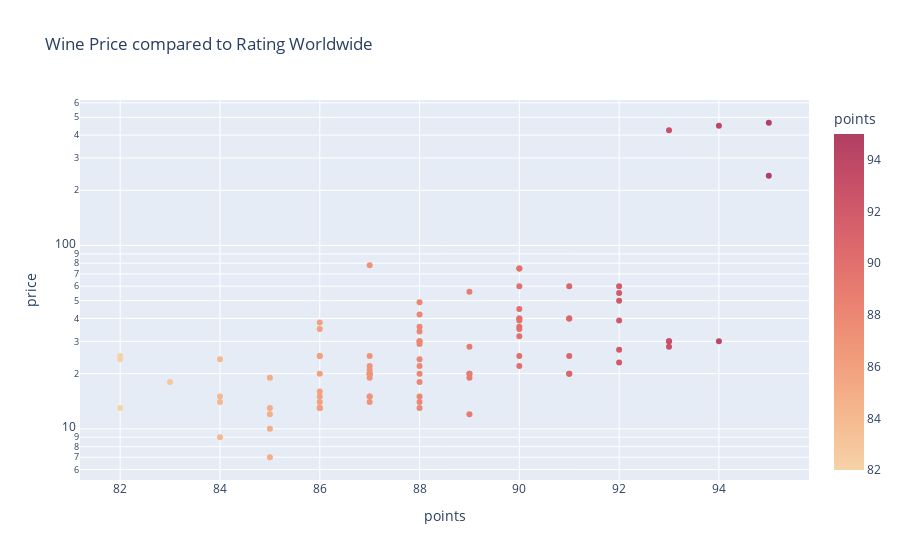

Notebook source saved alongside this figure:
### Code cell
n = 100
fig = px.scatter(reviews.sample(n),
                 x='points', 
                 y='price',
                 title='Wine Price compared to Rating Worldwide',
                 color='points',
                 color_continuous_scale='redor',
                 log_y=True
                )
fig.show()

### Figure 1 — Plotly figure (JSON) as saved in the notebook; plotly's stock layout.template omitted (floating-point values rounded to 4 significant figures)
{"data": [{"hovertemplate": "points=%{marker.color}<br>price=%{y}<extra></extra>", "legendgroup": "", "marker": {"color": [88, 90, 92, 88, 88, 90, 92, 84, 94, 91, 87, 82, 88, 87, 87, 85, 85, 95, 88, 93, 92, 88, 90, 89, 86, 84, 88, 92, 88, 86, 86, 85, 90, 89, 86, 88, 93, 90, 93, 86, 92, 90, 88, 85, 90, 91, 86, 93, 92, 83, 87, 87, 94, 91, 94, 82, 86, 88, 90, 90, 88, 93, 87, 89, 91, 86, 82, 91, 85, 92, 86, 82, 87, 90, 87, 95, 88, 84, 88, 87, 87, 86, 91, 86, 89, 92, 89, 89, 86, 87, 88, 92, 91, 87, 90, 87, 90, 86, 89, 84], "coloraxis": "coloraxis", "symbol": "circle"}, "mode": "markers", "name": "", "orientation": "v", "showlegend": false, "type": "scatter", "x": [88, 90, 92, 88, 88, 90, 92, 84, 94, 91, 87, 82, 88, 87, 87, 85, 85, 95, 88, 93, 92, 88, 90, 89, 86, 84, 88, 92, 88, 86, 86, 85, 90, 89, 86, 88, 93, 90, 93, 86, 92, 90, 88, 85, 90, 91, 86, 93, 92, 83, 87, 87, 94, 91, 94, 82, 86, 88, 90, 90, 88, 93, 87, 89, 91, 86, 82, 91, 85, 92, 86, 82, 87, 90, 87, 95, 88, 84, 88, 87, 87, 86, 91, 86, 89, 92, 89, 89, 86, 87, 88, 92, 91, 87, 90, 87, 90, 86, 89, 84], "xaxis": "x", "y": [34, 36, 23, 24, 29, 45, 27, 9, null, 40, 20, 24, 30, 15, 20, 12, 10, 467, null, 30, null, 18, 35, 19, 15, 14, 14, 55, 49, 16, 38, 19, 39, 56, null, 15, null, 25, 28, null, 39, 32, 42, 7, 60, 25, 20, 30, null, 18, 22, 78, 30, 20, 450, 25, 35, 30, 75, 75, 36, 425, 25, null, 40, 13, 13, 20, 13, 50, 25, null, 20, 40, 19, 240, 20, 24, 13, null, 15, 25, 60, 13, 20, 60, 20, 12, 13, 21, 22, null, null, 20, 40, 14, 22, 14, 28, 15], "yaxis": "y"}], "layout": {"coloraxis": {"colorbar": {"title": {"text": "points"}}, "colorscale": [[0, "rgb(246, 210, 169)"], [0.1667, "rgb(245, 183, 142)"], [0.3333, "rgb(241, 156, 124)"], [0.5, "rgb(234, 129, 113)"], [0.6667, "rgb(221, 104, 108)"], [0.8333, "rgb(202, 82, 104)"], [1, "rgb(177, 63, 100)"]]}, "legend": {"tracegroupgap": 0}, "title": {"text": "Wine Price compared to Rating Worldwide"}, "xaxis": {"anchor": "y", "domain": [0, 1], "title": {"text": "points"}}, "yaxis": {"anchor": "x", "domain": [0, 1], "title": {"text": "price"}, "type": "log"}}}
